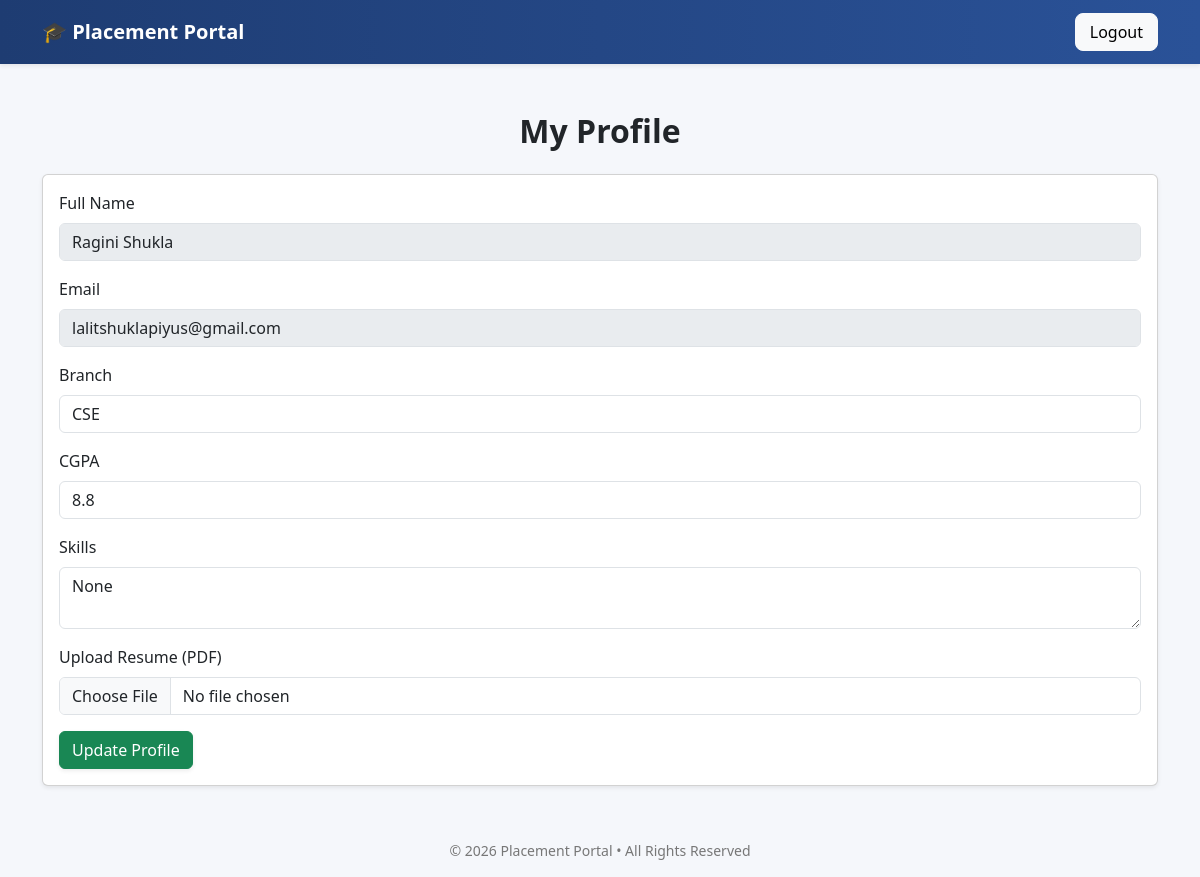
/student/profile (signed in), run on the app's committed database.
### tables this page shows
CREATE TABLE students(
        id INTEGER PRIMARY KEY AUTOINCREMENT,
        name TEXT NOT NULL,
        email TEXT UNIQUE NOT NULL,
        age INTEGER NOT NULL,
        gender TEXT CHECK(gender in ('Male','Female','Other')) NOT NULL,
        hashed_password TEXT NOT NULL,
        resume_path TEXT,
        skills TEXT,
        branch TEXT NOT NULL,
        cgpa REAL CHECK(cgpa BETWEEN 0 AND 10) DEFAULT 0,
        is_active INTEGER DEFAULT 1 NOT NULL,
        created_at TIMESTAMP DEFAULT CURRENT_TIMESTAMP
    );

### app.py (the view, shortened to what this page needs)
@app.route("/student/profile", methods=["GET","POST"]) # Student Profile Page
@login_required
def student_profile():
    if current_user.role!="student":
        flash("Unauthorized access")
        return redirect(url_for("login"))
    con=sqlite3.connect("placement.db")
    cur=con.cursor()
    cur.execute("SELECT name,email,branch,cgpa,skills,resume_path FROM students WHERE id=?",(current_user.actual_id,))
    student=cur.fetchone()
    con.close()
    return render_template("student_profile.html",student=student)

### app.py (called while the page is built)
@login_manager.user_loader # Company user loader page
def load_user(user_id):
    try:
        role, actual_id = user_id.split("-")
        return User(int(actual_id), role)
    except (ValueError, AttributeError):
        return None

### templates/student_profile.html (shortened to what this page needs)
{% extends "base.html" %}
{% block content %}
<div class="container mt-5">
    <h2 class="mb-4 text-center">My Profile</h2>
    <div class="card shadow-sm">
        <div class="card-body">
            <form method="POST" enctype="multipart/form-data">
                <div class="mb-3">
                    <label class="form-label">Full Name</label>
                    <input type="text" class="form-control" value="{{ student[0] }}" disabled>
                </div>
                <div class="mb-3">
                    <label class="form-label">Email</label>
                    <input type="email" class="form-control" value="{{ student[1] }}" disabled>
                </div>
                <div class="mb-3">
                    <label class="form-label">Branch</label>
                    <input type="text" name="branch" class="form-control" value="{{ student[2] }}">
                </div>
                <div class="mb-3">
                    <label class="form-label">CGPA</label>
                    <input type="number" step="0.01" name="cgpa" class="form-control" value="{{ student[3] }}">
                </div>
                <div class="mb-3">
                    <label class="form-label">Skills</label>
                    <textarea name="skills" class="form-control">{{ student[4] }}</textarea>
                </div>
                <div class="mb-3">
                    <label class="form-label">Upload Resume (PDF)</label>
                    <input type="file" name="resume" class="form-control">
                </div>
                <button type="submit" class="btn btn-success shadow-sm">
                    Update Profile
                </button>
            </form>
        </div>
    </div>
</div>
{% endblock %}

### static/css/admin.css (style rules this page uses)
body { background-color:#f5f7fb; font-family: 'Segoe UI', Tahoma, Geneva, Verdana, sans-serif; }
h2,h4 { font-weight:600; }

### data on the page
students: name "Ragini Shukla", email "lalitshuklapiyus@gmail.com", branch "CSE", cgpa "8.8"
